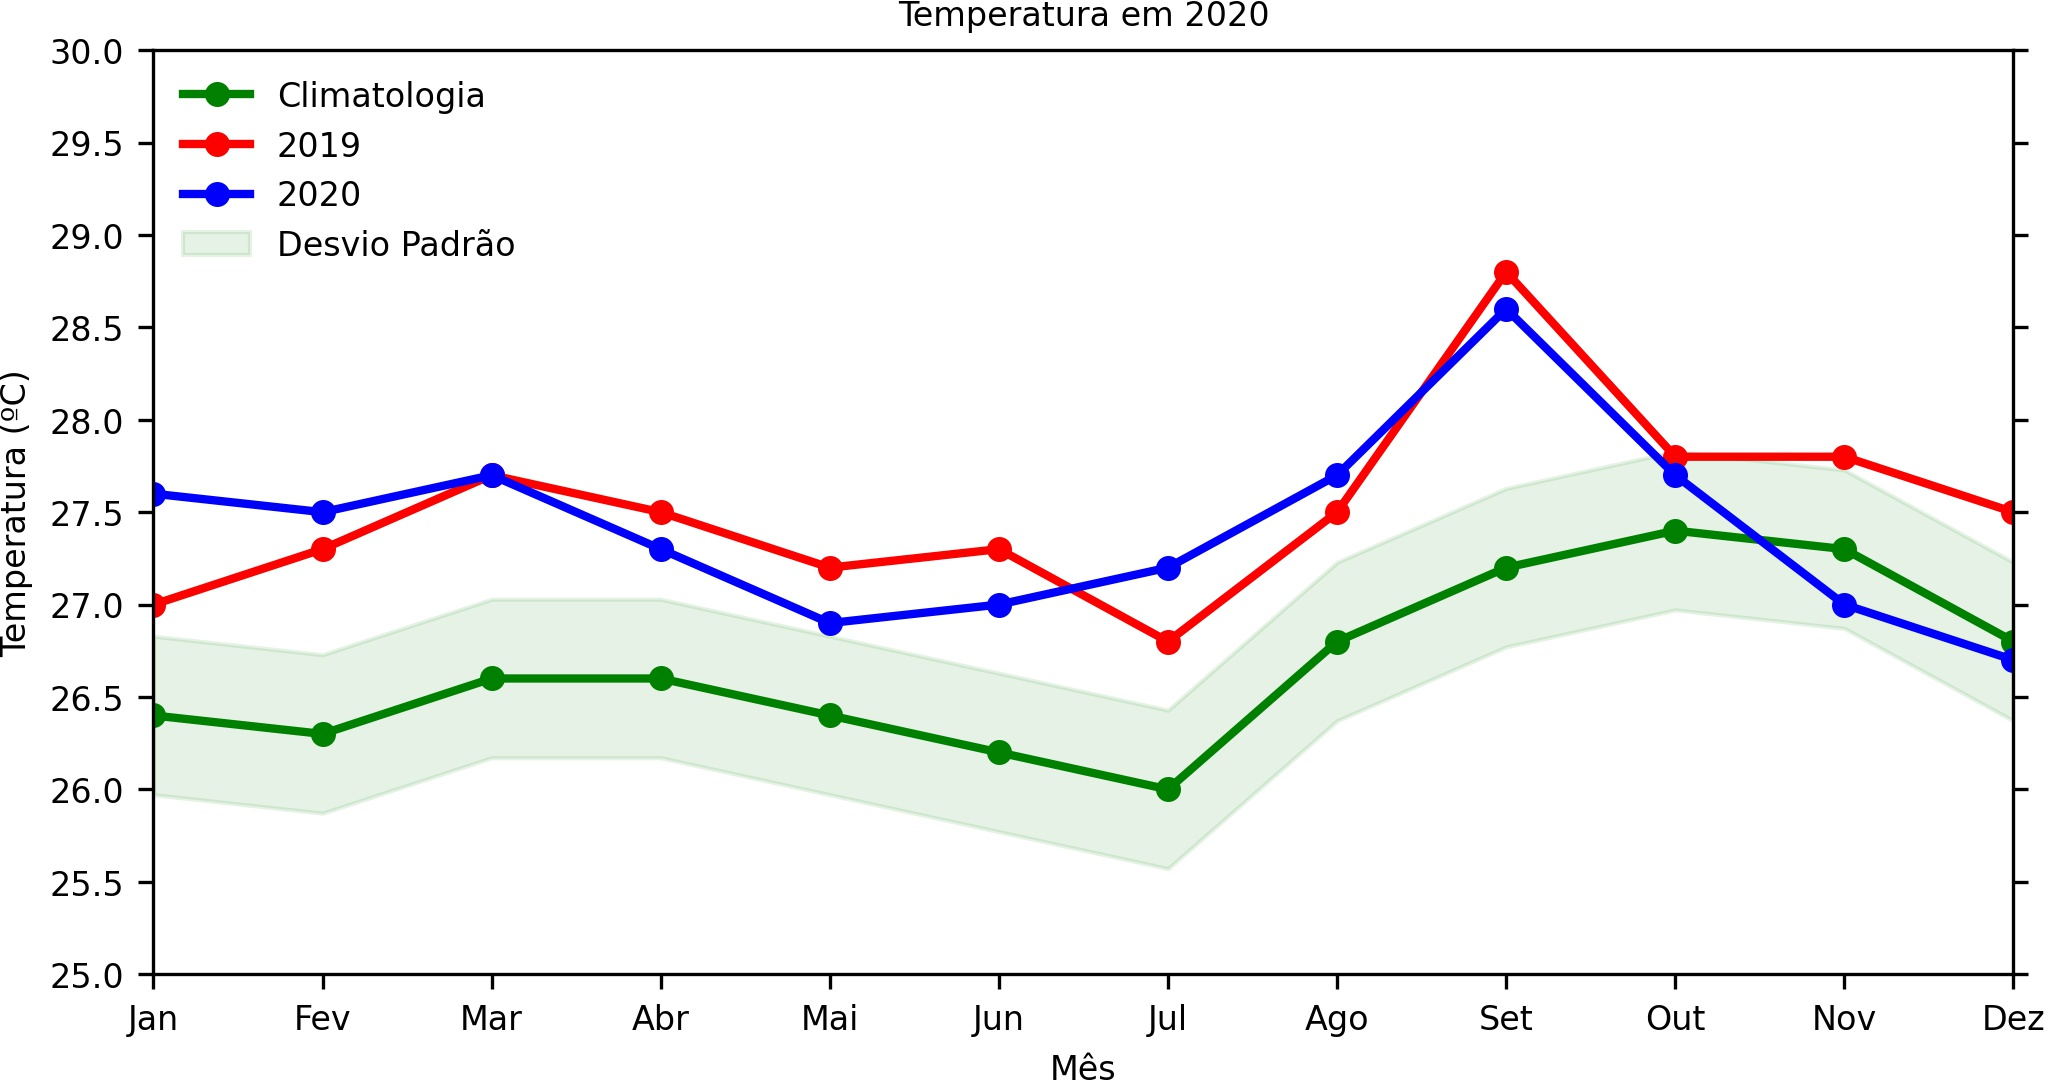

Python code for this plot:
import pandas as pd
import matplotlib.pyplot as plt
import numpy as np

# Abertura do arquivo temperatura.txt com o separador TAB. Adiciona também o título de cada coluna.
# O arquivo tem formato de 12 linhas por 4 colunas. A primeira coluna é o mês, a segunda, a climatologia, 
# a terceria, o ano de 2019 e a quarta, o ano de 2020.
df = pd.read_csv('../../dados/texto/temperatura.txt', sep= '\t', names=['Mês', 'Climatologia', '2019', '2020'])

x = df['Mês']  # Importa os valores da coluna Mês.
y1 = df['Climatologia']  # Importa os valores da coluna Climatologia.
y2 = df['2019']  # Importa os valores da coluna 2019.
y3 = df['2020']  # Importa os valores da coluna 2020.
y_std = np.std(y1)  # Cálculo do desvio padrão.

# Largura e altura da figura.
fig, ax = plt.subplots(figsize=(8, 4))

# Gera o plot.
ax.plot(x, y1, color='green', marker='o', linestyle='solid', linewidth=2, markersize=5, label='Climatologia')
ax.plot(x, y2, color='red', marker='o', linestyle='solid', linewidth=2, markersize=5, label='2019')
ax.plot(x, y3, color='blue', marker='o', linestyle='solid', linewidth=2, markersize=5, label='2020')

# Curva com o desvio padrão.
ax.fill_between(x, y1 - y_std, y1 + y_std, alpha=0.10, color='green', label='Desvio Padrão')

# Título principal da figura.
plt.title('Temperatura em 2020', fontsize=8)

# Formatação do eixo x.
plt.xlabel('Mês', fontsize=8)  # Título do eixo x e o tamanho da fonte.
plt.xticks(fontsize=8)  # Tamanho dos rótulos do eixo x.
ax.set_xlim(0, 11)  # Mínimo e máximo valor do eixo x.

# Formatação do eixo y.
plt.ylabel('Temperatura (ºC)', fontsize=8)  # Título do eixo y e o tamanho da fonte.
ax.set_ylim(25, 30)  # Mínimo e máximo valor do eixo y.
ax.set_yticks(ticks=[25, 25.5, 26, 26.5 , 27, 27.5, 28, 28.5, 29, 29.5, 30])  # Rótulos do eixo y definido pelo usuário.
plt.yticks(fontsize=8)  # Tamanho dos rótulos do eixo y.
plt.tick_params(axis='y', right=True)  # Habilita o tickmark do eixo direito.

# Gera a legenda sem borda, define localização e o tamanho da fonte.
plt.legend(frameon =False, loc='upper left', fontsize=8)

# Salva a figura no formato ".jpg" com dpi=300 e remove espaços excedentes.
plt.savefig('ex08.jpg', transparent=True, dpi=300, bbox_inches='tight', pad_inches=0)